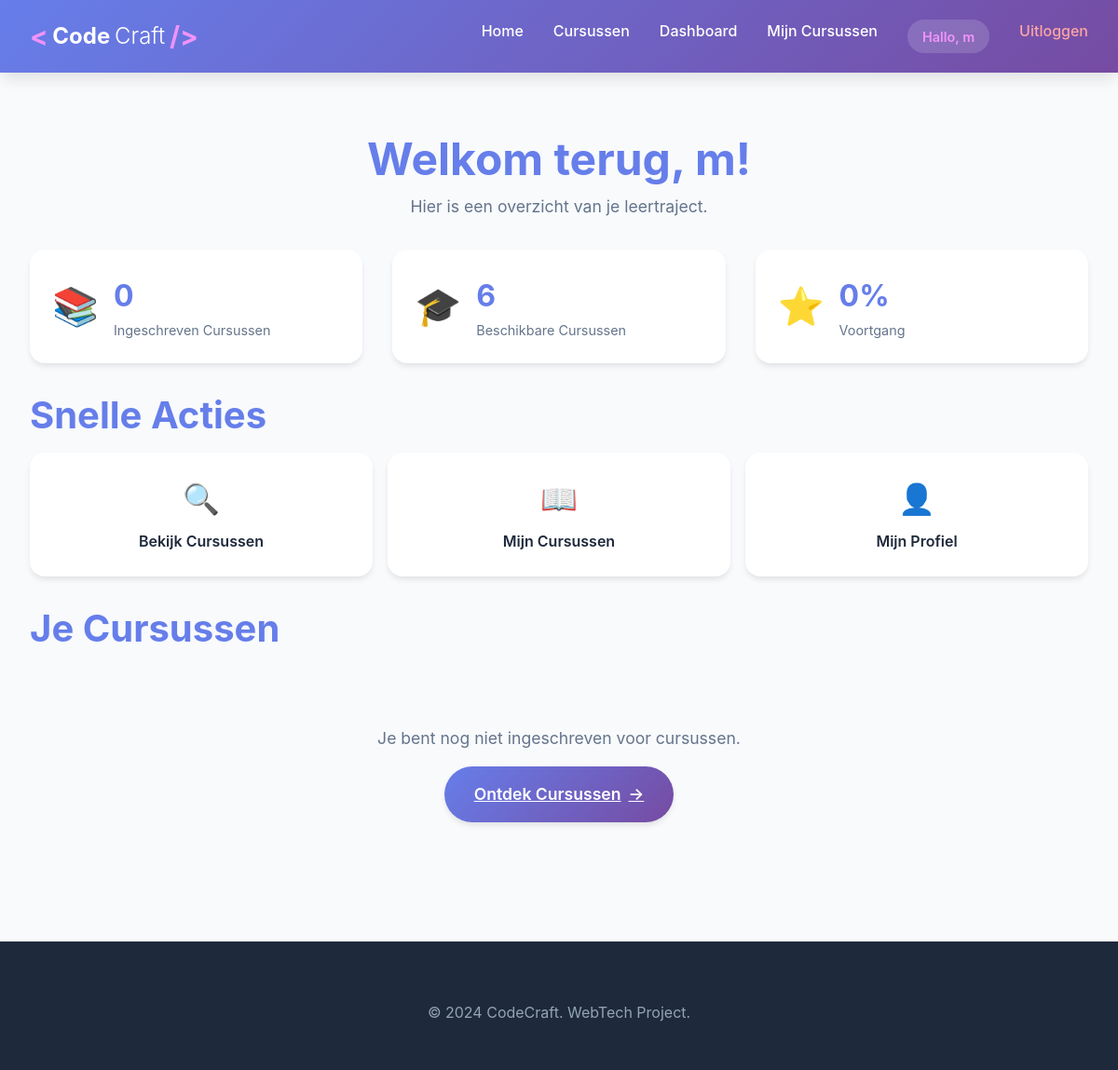
Before: /dashboard (signed in) with the older database file.
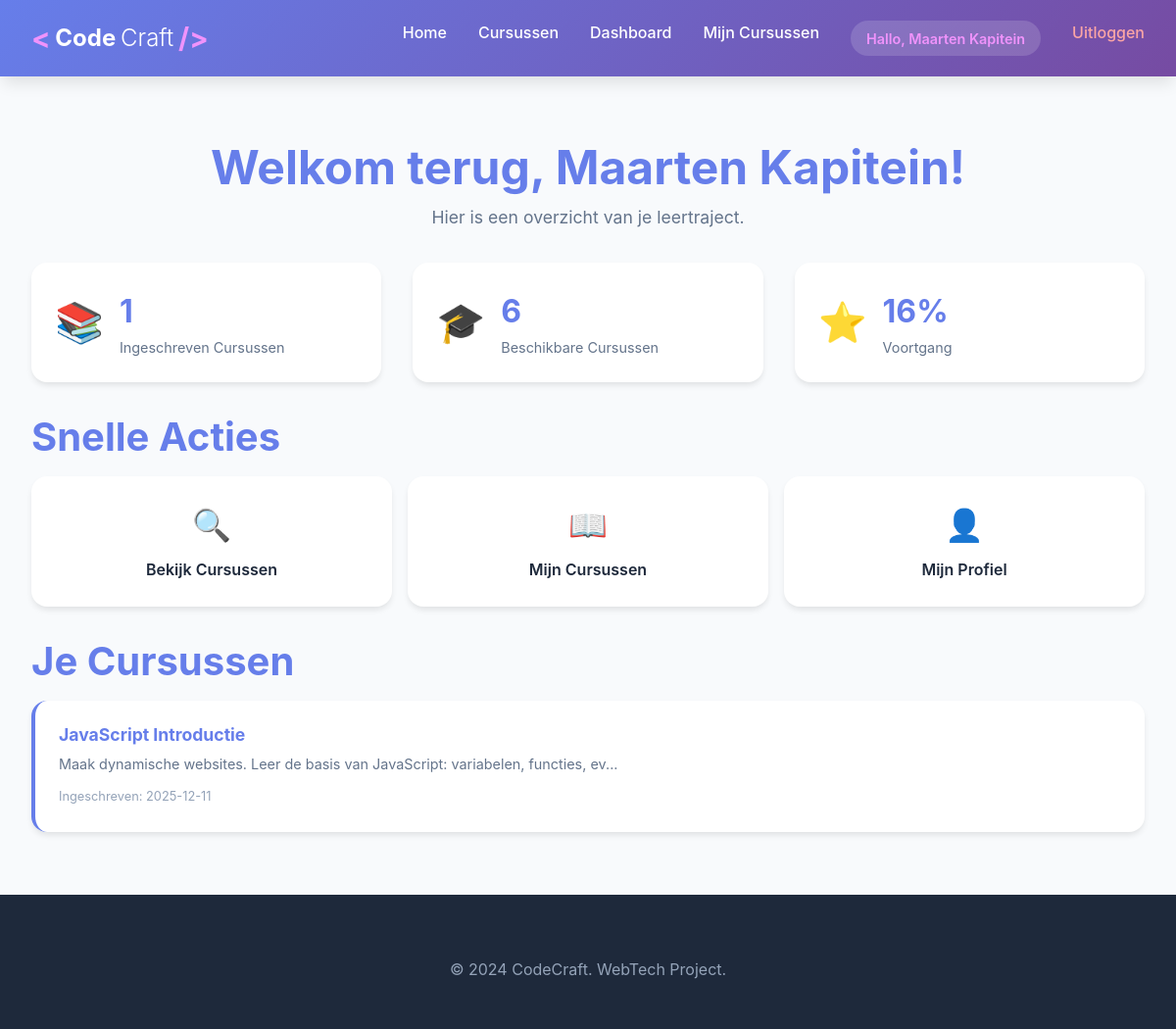
After: the same page with the newer database file.
### tables this page shows
CREATE TABLE enrollments (
            id INTEGER PRIMARY KEY AUTOINCREMENT,
            user_id INTEGER NOT NULL,
            course_id INTEGER NOT NULL,
            enrolled_at DATETIME DEFAULT CURRENT_TIMESTAMP,
            FOREIGN KEY (user_id) REFERENCES users(id),
            FOREIGN KEY (course_id) REFERENCES courses(id)
        );

CREATE TABLE courses (
            id INTEGER PRIMARY KEY AUTOINCREMENT,
            title TEXT NOT NULL,
            description TEXT,
            created_at DATETIME DEFAULT CURRENT_TIMESTAMP
        );

### py/app.py (the view)
@app.route('/dashboard')
@login_required
def dashboard():
    conn = get_db()
    cursor = conn.cursor()
    cursor.execute('''
        SELECT c.*, e.enrolled_at
        FROM courses c
        JOIN enrollments e ON c.id = e.course_id
        WHERE e.user_id = ?
        ORDER BY e.enrolled_at DESC
        LIMIT 5
    ''', (session['user_id'],))
    enrolled_courses = cursor.fetchall()
    cursor.execute('SELECT COUNT(*) as count FROM enrollments WHERE user_id = ?', (session['user_id'],))
    enrollment_count = cursor.fetchone()['count']
    cursor.execute('SELECT COUNT(*) as count FROM courses')
    total_courses = cursor.fetchone()['count']
    conn.close()
    return render_template('dashboard.html',
                           enrolled_courses=enrolled_courses,
                           enrollment_count=enrollment_count,
                           total_courses=total_courses)

### py/app.py (called while the page is built)
def get_db():
    conn = sqlite3.connect(DATABASE)
    conn.row_factory = sqlite3.Row
    return conn

def login_required(f):
    @wraps(f)
    def decorated_function(*args, **kwargs):
        if 'user_id' not in session:
            flash('Je moet ingelogd zijn om deze pagina te bekijken.', 'error')
            return redirect(url_for('login_page'))
        return f(*args, **kwargs)
    return decorated_function

@app.context_processor
def inject_user():
    return {
        'logged_in': 'user_id' in session,
        'user_name': session.get('user_name'),
        'user_email': session.get('user_email'),
        'is_admin': session.get('is_admin', False)
    }

### templates/dashboard.html (shortened to what this page needs)
{% extends "base.html" %}
{% block content %}
<section class="dashboard-section">
    <div class="container">
        <div class="dashboard-header">
            <h1>Welkom terug, {{ user_name }}!</h1>
            <p class="dashboard-subtitle">Hier is een overzicht van je leertraject.</p>
        </div>
        <div class="stats-grid">
            <div class="stat-card">
                <div class="stat-icon">📚</div>
                <div class="stat-content">
                    <span class="stat-number">{{ enrollment_count }}</span>
                    <span class="stat-label">Ingeschreven Cursussen</span>
                </div>
            </div>
            <div class="stat-card">
                <div class="stat-icon">🎓</div>
                <div class="stat-content">
                    <span class="stat-number">{{ total_courses }}</span>
                    <span class="stat-label">Beschikbare Cursussen</span>
                </div>
            </div>
            <div class="stat-card">
                <div class="stat-icon">⭐</div>
                <div class="stat-content">
                    <span class="stat-number">{{ ((enrollment_count / total_courses) * 100) | int if total_courses > 0 else 0 }}%</span>
                    <span class="stat-label">Voortgang</span>
                </div>
            </div>
        </div>
        <div class="quick-actions">
            <h2>Snelle Acties</h2>
            <div class="action-buttons-grid">
                <a href="{{ url_for('course_catalog') }}" class="action-card">
                    <span class="action-icon">🔍</span>
                    <span class="action-text">Bekijk Cursussen</span>
                </a>
                <a href="{{ url_for('my_courses') }}" class="action-card">
                    <span class="action-icon">📖</span>
                    <span class="action-text">Mijn Cursussen</span>
                </a>
                <a href="{{ url_for('profile') }}" class="action-card">
                    <span class="action-icon">👤</span>
                    <span class="action-text">Mijn Profiel</span>
                </a>
            </div>
        </div>
        <div class="recent-courses">
            <h2>Je Cursussen</h2>
            {% if enrolled_courses %}
            <div class="dashboard-courses-grid">
                {% for course in enrolled_courses %}
                <a href="{{ url_for('view_enrolled_course', id=course.id) }}" class="dashboard-course-card">
                    <h3>{{ course.title }}</h3>
                    <p>{{ course.description[:80] }}{% if course.description|length > 80 %}...{% endif %}</p>
                    <small>Ingeschreven: {{ course.enrolled_at[:10] }}</small>
                </a>
                {% endfor %}
            </div>
            {% else %}
            <div class="empty-state">
                <p>Je bent nog niet ingeschreven voor cursussen.</p>
                <a href="{{ url_for('course_catalog') }}" class="submit-button">
                    <span>Ontdek Cursussen</span>
                    <span class="button-arrow">&rarr;</span>
                </a>
            </div>
            {% endif %}
        </div>
    </div>
</section>
{% endblock %}

Changed rows visible on the page:
added enrollments: title "JavaScript Introductie", description "Maak dynamische websites. Leer de basis van JavaScript: variabelen, functies, ev", enrolled_at "2025-12-11"
Other visible differences:
{{ user_name }}: "m" → "Maarten Kapitein"
{{ enrollment_count }}: "0" → "1"
text no longer shown: "0 Je bent nog niet ingeschreven voor cursussen. Ontdek Cursussen →"
text now shown: "16"
